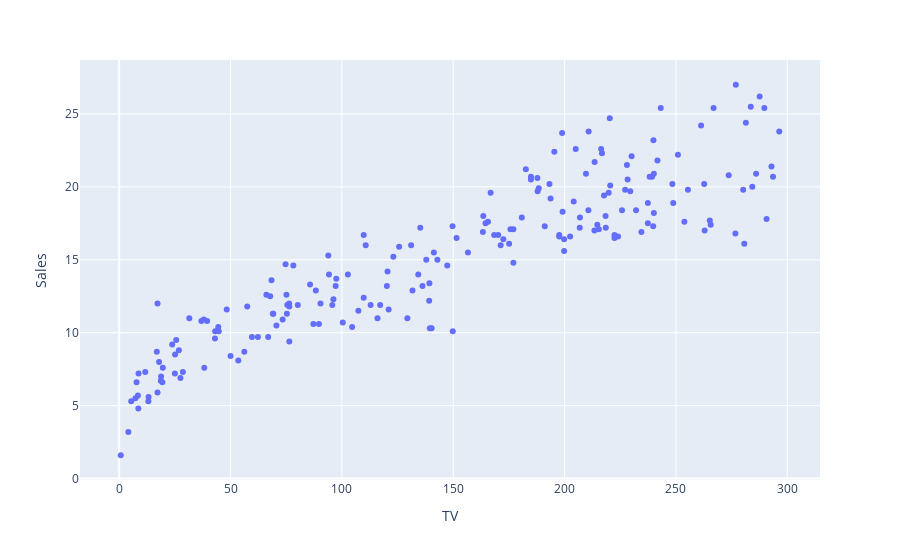

The notebook cell saved with this chart:
### Code cell
import plotly.express as px

fig = px.scatter(df2, x = 'TV', y = 'Sales')
fig.show()

### Figure 1 — Plotly figure (JSON) as saved in the notebook; plotly's stock layout.template omitted (floating-point values rounded to 4 significant figures; data arrays with more than 128 entries replaced by an {"elided": "..."} marker saying what was removed)
{"data": [{"hovertemplate": "TV=%{x}<br>Sales=%{y}<extra></extra>", "legendgroup": "", "marker": {"color": "#636efa", "symbol": "circle"}, "mode": "markers", "name": "", "orientation": "v", "showlegend": false, "type": "scatter", "x": {"elided": "200 float values"}, "xaxis": "x", "y": {"elided": "200 float values"}, "yaxis": "y"}], "layout": {"legend": {"tracegroupgap": 0}, "margin": {"t": 60}, "xaxis": {"anchor": "y", "domain": [0, 1], "title": {"text": "TV"}}, "yaxis": {"anchor": "x", "domain": [0, 1], "title": {"text": "Sales"}}}}
